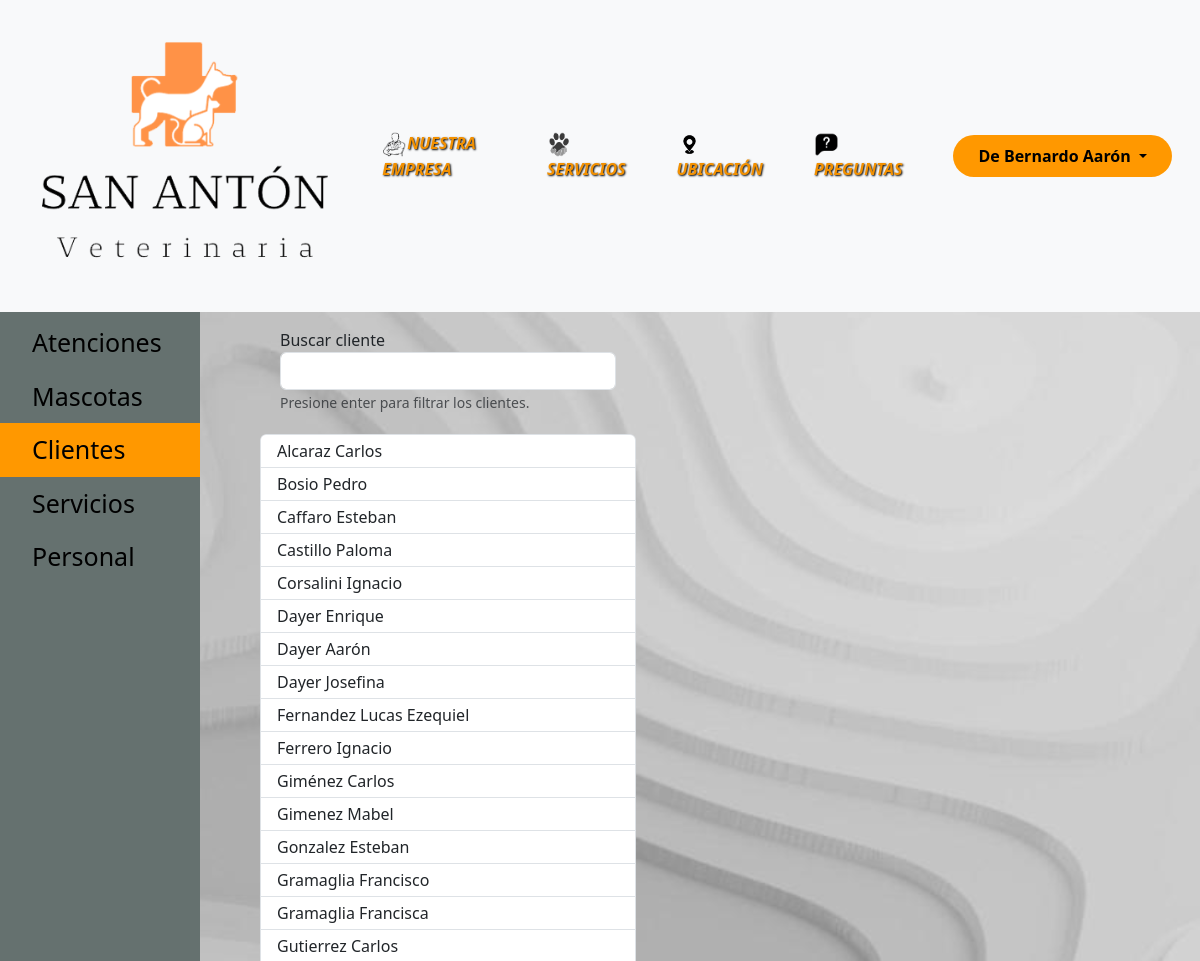
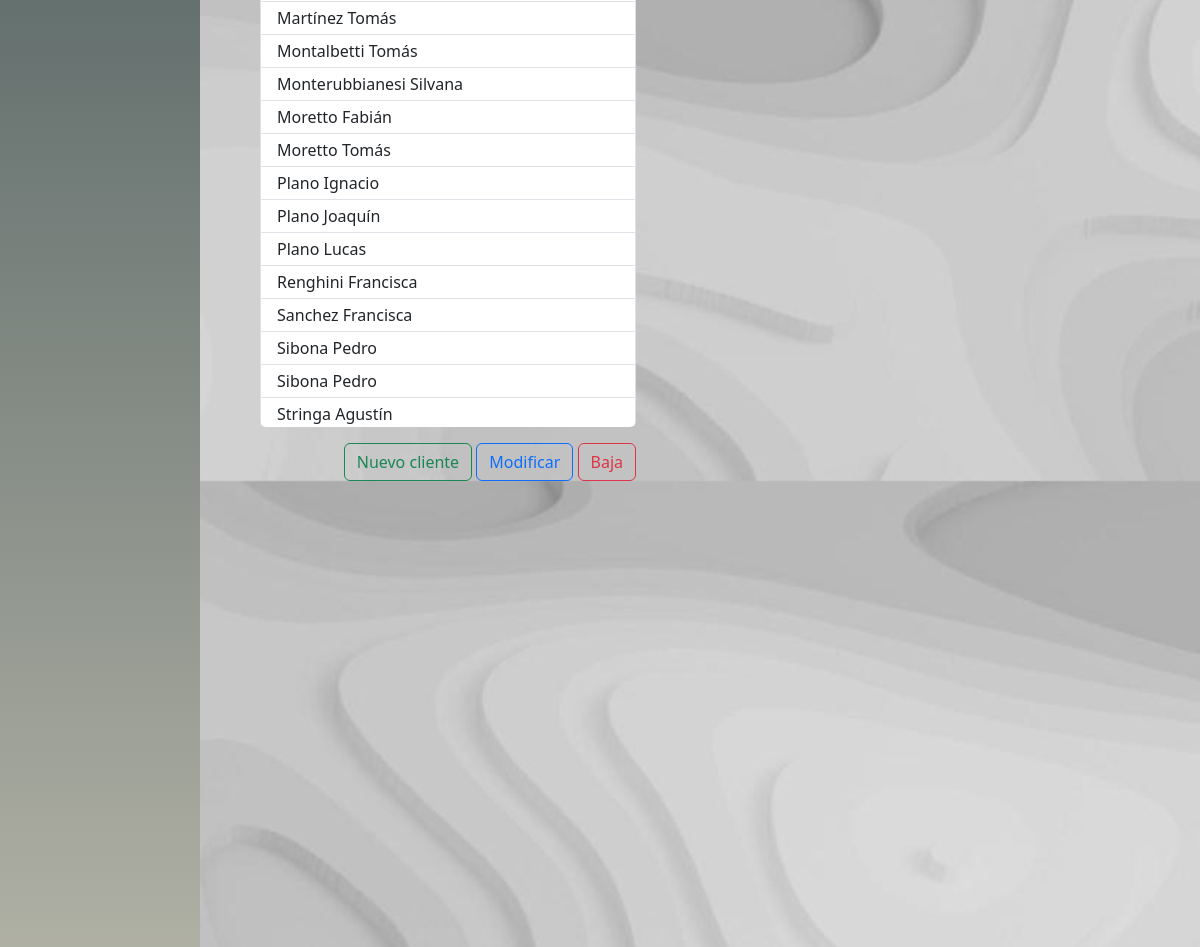
/abmcClientes.php (signed in), run on the app's committed database (2 pictures, top to bottom).
### tables this page shows
CREATE TABLE `clientes` (
  `id` int(11) UNSIGNED NOT NULL,
  `nombre` varchar(30) NOT NULL,
  `apellido` varchar(30) NOT NULL,
  `email` varchar(50) NOT NULL,
  `clave` varchar(32) NOT NULL,
  `ciudad` varchar(30) DEFAULT NULL,
  `direccion` varchar(50) DEFAULT NULL,
  `telefono` varchar(20) NOT NULL,
  `baja` tinyint(4) NOT NULL DEFAULT 0
);

### consultasdb/connection.php (called while the page is built, shortened)
<?php
    function consultaSQL($query){
        $connection = mysqli_connect(SERVIDOR, USUARIO, CONTRASENIA, DATABASE) or die('Conexión fallida');
        $resultados = mysqli_query($connection, $query);
        return $resultados;
    }
?>

### abmcClientes.php (the view, shortened to what this page needs)
<?php
    include_once 'consultasdb/connection.php';
    $filtro = '';
    $query = "SELECT id, CONCAT(apellido, ' ', nombre) AS apeynom, nombre, apellido, email, ciudad, direccion, telefono FROM clientes WHERE baja = 0 $filtro ORDER BY apellido";
    $clientes = consultaSQL($query);
?>
<!DOCTYPE html>
<html lang="es">
<head>
    <link href="https://cdn.jsdelivr.net/npm/bootstrap@5.3.2/dist/css/bootstrap.min.css" rel="stylesheet">
    <link rel="stylesheet" href="styles/styles.css" type="text/css">
    <link rel="stylesheet" href="styles/stylesClientes.css" type="text/css">
</head>
<body>
    <?php include_once 'snippets/menuSuperior.php' ?>
    <div class="container-fluid p-0">
        <div class="row">
            <?php  $_SESSION['item'] = 'clientes'; include_once 'snippets/menuLateral.php'; ?>
            <div class="col-12 col-md-4 col-lg-5 col-xl-4 mt-3">
                <form action="#" method="GET">
                    <div class="form-group" id="div-filtro">
                        <label for="filtro">Buscar cliente</label>
                        <input type="search" id="filtro" name="filtro" class="form-control" <?php echo !empty($_GET['filtro']) ? "value=$_GET[filtro]" : "";?>>
                        <small class="form-text text-muted">Presione enter para filtrar los clientes.</small>
                    </div>
                </form>
                <div class="list-group" id="list-clientes" role="tablist" >
<?php
                foreach ($clientes as $c)
                    echo "<a id=cliente_id:$c[id] data-nombre='$c[nombre]' data-apellido='$c[apellido]' class='list-group-item list-group-item-action' data-bs-toggle=list
                        href=#list-cliente:$c[id] role=tab aria-controls=list-cliente:$c[id] onclick='getId(this)'>$c[apeynom]</a>";
?>
                </div>
                <div class="colBotones" style="margin-top:16px;">
                    <button type="button" class="btn btn-outline-success" id="btnAnadirCliente" onclick="mostrarModalCliente(this)">Nuevo cliente</button>
                    <button type="button" class="btn btn-outline-primary" id="btnModificarCliente" onclick="mostrarModalCliente(this)">Modificar</button>
                    <button type="button" class="btn btn-outline-danger" id="btnEliminarCliente" onclick="mostrarModalEliminar(this)">Baja</button>
                </div>
            </div>
            <div class="col-12 col-md-4 col-lg-4 col-xl-5 mt-3">
                <div id="div-separacion">&nbsp;</div>
                    </div>
                </div>
            </div>
</body>
</html>

### styles/styles.css (style rules this page uses)
body { margin: 0; padding: 0; background-image: url(../recursos/fondoOficial.jpg); background-repeat: repeat-y; background-size: cover; }
form { padding: 0px 20px; box-sizing: border-box; }
.colBotones { height: 10%; justify-content: space-between; float: right; }
.form-group { margin-bottom: 20px; }
.row { margin: 0; }

### styles/stylesClientes.css (style rules this page uses)
#list-clientes { line-height: 1em; overflow-y: auto; max-height: 50vh; }
.row { margin: 0; }

### data on the page
clientes: c "Alcaraz Carlos"
clientes: c "Bosio Pedro"
clientes: c "Caffaro Esteban"
clientes: c "Castillo Paloma"
clientes: c "Corsalini Ignacio"
clientes: c "Dayer Enrique"
clientes: c "Dayer Aarón"
clientes: c "Dayer Josefina"
clientes: c "Fernandez Lucas Ezequiel"
clientes: c "Ferrero Ignacio"
clientes: c "Giménez Carlos"
clientes: c "Gimenez Mabel"
clientes: c "Gonzalez Esteban"
clientes: c "Gramaglia Francisco"
clientes: c "Gramaglia Francisca"
clientes: c "Gutierrez Carlos"
clientes: c "Martínez Tomás"
clientes: c "Montalbetti Tomás"
clientes: c "Monterubbianesi Silvana"
clientes: c "Moretto Fabián"
clientes: c "Moretto Tomás"
clientes: c "Plano Ignacio"
clientes: c "Plano Joaquín"
clientes: c "Plano Lucas"
clientes: c "Renghini Francisca"
clientes: c "Sanchez Francisca"
clientes: c "Sibona Pedro"
clientes: c "Sibona Pedro"
clientes: c "Stringa Agustín"

### other printed values
$nombreCompleto "De Bernardo Aarón"
